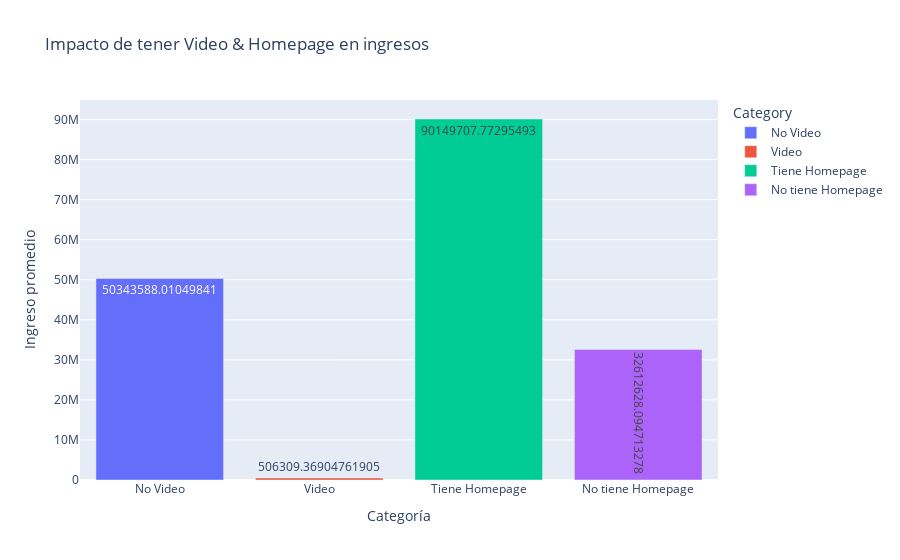

Notebook cell for this chart:
### Markdown cell above
## o) ¿Qué estrategias de marketing, como videos promocionales o páginas oficiales, generan mejores resultados?

### Code cell
data = pd.DataFrame({
    "Category": ["No Video", "Video", "Tiene Homepage", "No tiene Homepage"],
    "Ingreso promedio": [
        movies_data[movies_data['video'] == False]['revenue'].mean(),
        movies_data[movies_data['video'] == True]['revenue'].mean(),
        movies_data[movies_data['homePage'].notna()]['revenue'].mean(),
        movies_data[movies_data['homePage'].isna()]['revenue'].mean()
    ]
})

# Create a bar chart
fig = px.bar(data, x="Category", y="Ingreso promedio", title="Impacto de tener Video & Homepage en ingresos",
             text="Ingreso promedio", color="Category")

fig.update_layout(yaxis_title="Ingreso promedio", xaxis_title="Categoría")
fig.show()

### Figure 1 — Plotly figure (JSON) as saved in the notebook; plotly's stock layout.template omitted (floating-point values rounded to 4 significant figures)
{"data": [{"alignmentgroup": "True", "hovertemplate": "Category=%{x}<br>Ingreso promedio=%{text}<extra></extra>", "legendgroup": "No Video", "marker": {"color": "#636efa", "pattern": {"shape": ""}}, "name": "No Video", "offsetgroup": "No Video", "orientation": "v", "showlegend": true, "text": [50340000.0], "textposition": "auto", "type": "bar", "x": ["No Video"], "xaxis": "x", "y": [50340000.0], "yaxis": "y"}, {"alignmentgroup": "True", "hovertemplate": "Category=%{x}<br>Ingreso promedio=%{text}<extra></extra>", "legendgroup": "Video", "marker": {"color": "#EF553B", "pattern": {"shape": ""}}, "name": "Video", "offsetgroup": "Video", "orientation": "v", "showlegend": true, "text": [506300.0], "textposition": "auto", "type": "bar", "x": ["Video"], "xaxis": "x", "y": [506300.0], "yaxis": "y"}, {"alignmentgroup": "True", "hovertemplate": "Category=%{x}<br>Ingreso promedio=%{text}<extra></extra>", "legendgroup": "Tiene Homepage", "marker": {"color": "#00cc96", "pattern": {"shape": ""}}, "name": "Tiene Homepage", "offsetgroup": "Tiene Homepage", "orientation": "v", "showlegend": true, "text": [90150000.0], "textposition": "auto", "type": "bar", "x": ["Tiene Homepage"], "xaxis": "x", "y": [90150000.0], "yaxis": "y"}, {"alignmentgroup": "True", "hovertemplate": "Category=%{x}<br>Ingreso promedio=%{text}<extra></extra>", "legendgroup": "No tiene Homepage", "marker": {"color": "#ab63fa", "pattern": {"shape": ""}}, "name": "No tiene Homepage", "offsetgroup": "No tiene Homepage", "orientation": "v", "showlegend": true, "text": [32610000.0], "textposition": "auto", "type": "bar", "x": ["No tiene Homepage"], "xaxis": "x", "y": [32610000.0], "yaxis": "y"}], "layout": {"barmode": "relative", "legend": {"title": {"text": "Category"}, "tracegroupgap": 0}, "title": {"text": "Impacto de tener Video & Homepage en ingresos"}, "xaxis": {"anchor": "y", "categoryarray": ["No Video", "Video", "Tiene Homepage", "No tiene Homepage"], "categoryorder": "array", "domain": [0, 1], "title": {"text": "Categoría"}}, "yaxis": {"anchor": "x", "domain": [0, 1], "title": {"text": "Ingreso promedio"}}}}
